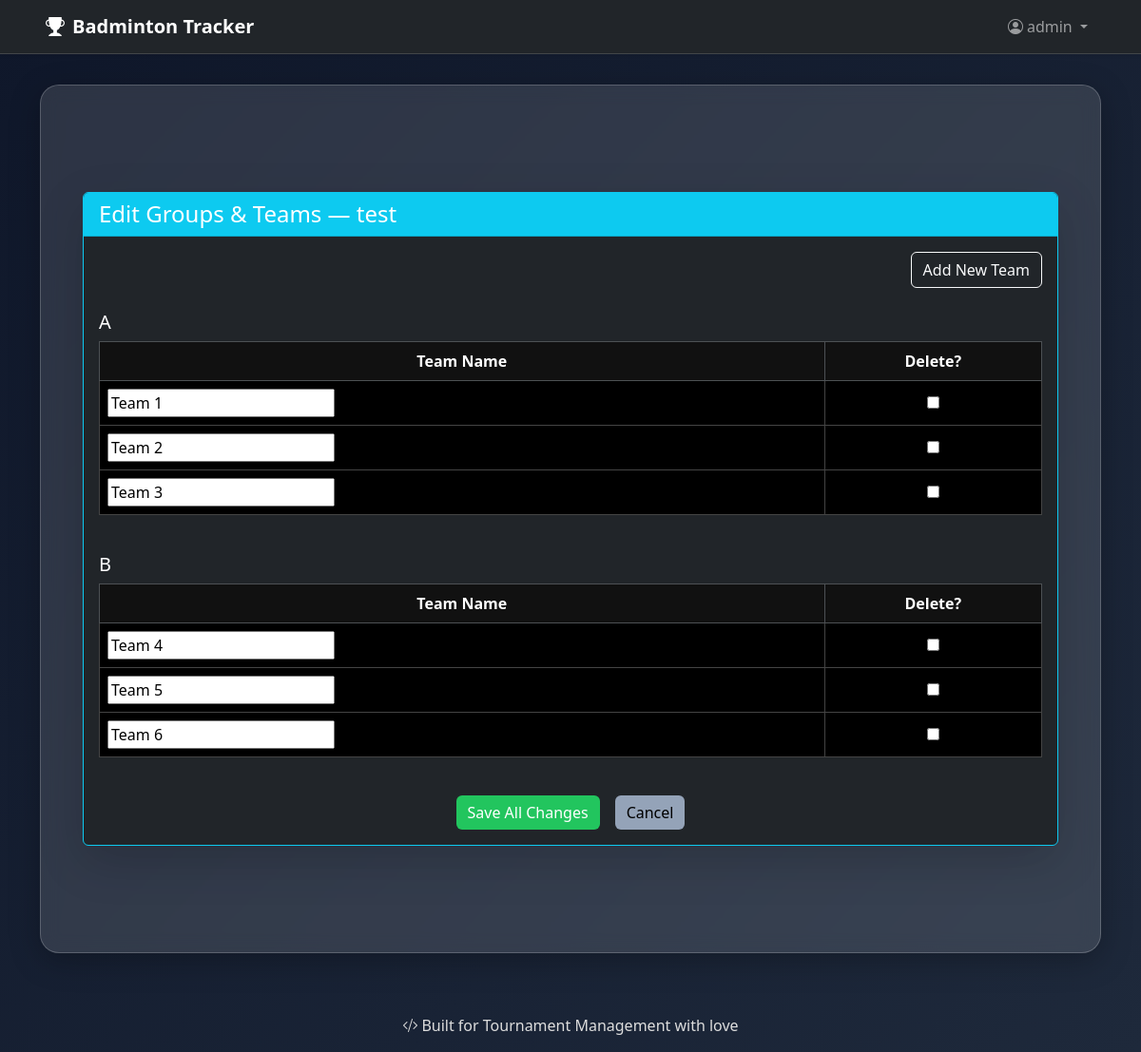
/badminton/tournament/2/edit-groups-teams/ (signed in), run on the app's committed database.
### badminton/models.py (models this page shows, shortened)
class Tournament(models.Model):
    name = models.CharField(max_length=100)
    place = models.CharField(max_length=100)
    date = models.DateField()

class Group(models.Model):
    name = models.CharField(max_length=1)
    tournament = models.ForeignKey(Tournament, on_delete=models.CASCADE, related_name='groups')

class Team(models.Model):
    name = models.CharField(max_length=100)
    group = models.ForeignKey(Group, on_delete=models.CASCADE, related_name='teams')

### badminton/views.py (the view)
# urls.py: path('tournament/<int:tournament_id>/edit-groups-teams/', views.edit_groups_teams, name='edit_groups_teams'),
@login_required
@user_passes_test(is_organiser)
def edit_groups_teams(request, tournament_id):
    tournament = get_object_or_404(Tournament, id=tournament_id)
    groups = Group.objects.filter(tournament=tournament).order_by('name')
    group_forms = []
    all_valid = True
    for group in groups:
        TeamFormSet = modelformset_factory(Team, form=TeamModelForm, extra=0, can_delete=True)
        queryset = Team.objects.filter(group=group)
        if request.method == 'POST':
            formset = TeamFormSet(request.POST, prefix=f"group_{group.id}", queryset=queryset)
            if formset.is_valid():
                instances = formset.save(commit=False)
                for instance in instances:
                    if not instance.group_id:
                        instance.group = group
                    instance.save()
                for obj in formset.deleted_objects:
                    obj.delete()
            else:
                all_valid = False
        else:
            formset = TeamFormSet(prefix=f"group_{group.id}", queryset=queryset)
        group_forms.append((group, formset))
    if request.method == 'POST' and all_valid:
        return redirect('tournament_detail', tournament_id=tournament.id)
    return render(request, 'edit_groups_teams.html', {
        'tournament': tournament,
        'group_forms': group_forms
    })

### badminton/views.py (called while the page is built)
def is_organiser(user):
    return user.is_superuser or user.groups.filter(name='Tournament Organisers').exists()

### badminton/templates/edit_groups_teams.html (shortened to what this page needs)
{% extends 'base.html' %}
{% block content %}
<div class="container mt-5 mb-5">
  {% if perms.badminton.change_team %}
    <div class="card shadow-lg bg-dark text-white border-info">
      <div class="card-header bg-info text-white">
        <h4 class="mb-0">Edit Groups & Teams — {{ tournament.name }}</h4>
      </div>
      <div class="card-body">
        <form method="post">
          <div class="d-flex justify-content-end mb-3">
            <a href="{% url 'add_team' tournament.id %}" class="btn btn-outline-light">
              Add New Team
            </a>
          </div>
          {% for group, formset in group_forms %}
            <h5 class="mt-4">{{ group.name }}</h5>
            <div class="table-responsive">
              <table class="table table-bordered table-striped table-black align-middle">
                <thead class="table-dark text-center">
                  <tr>
                    <th>Team Name</th>
                    <th>Delete?</th>
                  </tr>
                </thead>
                <tbody>
                  {% for form in formset %}
                    <tr>
                      <td>
                        <input type="text"
                               name="{{ form.name.html_name }}"
                               value="{{ form.name.value|default_if_none:'' }}"
                               class="modern-input"
                               id="{{ form.name.id_for_label }}"
                               placeholder="Enter team name">
                      </td>
                      <td class="text-center">
                        {{ form.DELETE }}
                      </td>
                    </tr>
                  {% endfor %}
                </tbody>
              </table>
            </div>
          {% endfor %}
          <div class="mt-4 d-flex justify-content-center gap-3">
            <button type="submit" class="btn btn-success">
              Save All Changes
            </button>
            <a href="{% url 'tournament_detail' tournament.id %}" class="btn btn-secondary">
              Cancel
            </a>
          </div>
        </form>
      </div>
    </div>
  {% else %}
    <div class="alert alert-danger text-center mt-4">
      <strong>Access Denied:</strong> You do not have permission to edit teams.
    </div>
  {% endif %}
</div>
{% endblock %}

### badminton/templates/base.html (shortened to what this page needs)
{% load static %}
<!DOCTYPE html>
<html lang="en">
<head>
  <link href="https://cdn.jsdelivr.net/npm/bootstrap@5.3.3/dist/css/bootstrap.min.css" rel="stylesheet">
  <link rel="stylesheet" href="https://cdn.jsdelivr.net/npm/bootstrap-icons@1.10.5/font/bootstrap-icons.css">
  <link rel="stylesheet" href="{% static 'css/style.css' %}">
</head>
<body>
<nav class="navbar navbar-expand-lg navbar-dark bg-dark shadow-sm sticky-top">
  <div class="container-fluid px-3 px-md-5">
    <a class="navbar-brand fw-bold" href="{% url 'tournament_list' %}">
      <i class="bi bi-trophy-fill me-2"></i>Badminton Tracker
    </a>
    <div class="collapse navbar-collapse mt-2 mt-lg-0" id="navbarContent">
      <ul class="navbar-nav ms-auto align-items-lg-center gap-2">
        {% if user.is_authenticated %}
        <li class="nav-item dropdown">
          <a class="nav-link dropdown-toggle" href="#" id="navbarDropdown" role="button"
             data-bs-toggle="dropdown" aria-expanded="false">
            <i class="bi bi-person-circle me-1"></i>{{ user.username }}
          </a>
        </li>
        {% endif %}
      </ul>
    </div>
  </div>
</nav>
<div class="container">
  <div class="glass-card">
    {% block content %}
    {% endblock %}
  </div>
</div>
<footer>
  <p><i class="bi bi-code-slash me-1"></i>Built for Tournament Management with love</p>
</footer>
</body>
</html>

### badminton/static/css/style.css (style rules this page uses)
.btn-success { background-color: #22c55e !important; color: #fff !important; border: none; }
.btn-secondary { background-color: #94a3b8 !important; color: #000 !important; border: none; }
body { margin: 0; padding: 0; min-height: 100vh; background: linear-gradient(135deg, #0f172a, #1e293b); background-attachment: fixed; background-size: cover; font-family: 'Segoe UI', sans-serif; color: white; }
nav.navbar { background-color: rgba(255, 255, 255, 0.08); backdrop-filter: blur(10px); -webkit-backdrop-filter: blur(10px); border-bottom: 1px solid rgba(255, 255, 255, 0.15); }
footer { color: #ddd; text-align: center; margin-top: 2rem; }
a, a:hover { color: #ffffff; text-decoration: none; }
.container { padding-top: 2rem; padding-bottom: 2rem; }
.glass-card { background: rgba(255, 255, 255, 0.12); border-radius: 20px; box-shadow: 0 8px 32px 0 rgba(0, 0, 0, 0.25); backdrop-filter: blur(10px); -webkit-backdrop-filter: blur(10px); border: 1px solid rgba(255, 255, 255, 0.2); padding: 2rem; color: #fff; position: relative; transition: transform 0.3s ease, border 0.3s ease, box-shadow 0.3s ease; }
.table-black { background-color: #000 !important; color: #fff; border-color: #444; }
.table-black th { background-color: #111 !important; color: #fff; }
.table-black td { background-color: #000 !important; color: #eee; }
.table-black.table-striped tbody tr:nth-of-type(odd) { background-color: #111 !important; }
.table-black.table-striped tbody tr:nth-of-type(even) { background-color: #1a1a1a !important; }

### data on the page
Tournament: name "test"
Group: name "A"
Team: name.value "Team 1"
Team: name.value "Team 2"
Team: name.value "Team 3"
Group: name "B"
Team: name.value "Team 4"
Team: name.value "Team 5"
Team: name.value "Team 6"

### other printed values
{{ user.username }} "admin"
